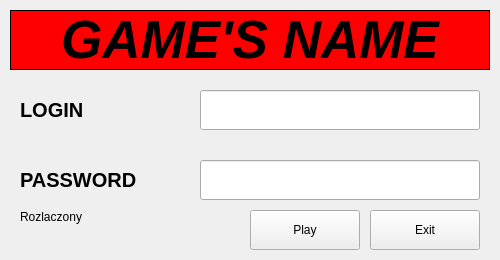
<?xml version="1.0" encoding="UTF-8"?>
<ui version="4.0">
 <class>MainWindow</class>
 <widget class="QMainWindow" name="MainWindow">
  <property name="geometry">
   <rect>
    <x>0</x>
    <y>0</y>
    <width>500</width>
    <height>260</height>
   </rect>
  </property>
  <property name="minimumSize">
   <size>
    <width>500</width>
    <height>260</height>
   </size>
  </property>
  <property name="maximumSize">
   <size>
    <width>500</width>
    <height>260</height>
   </size>
  </property>
  <property name="windowTitle">
   <string>Launcher</string>
  </property>
  <property name="windowOpacity">
   <double>1.000000000000000</double>
  </property>
  <widget class="QWidget" name="centralWidget">
   <widget class="QLineEdit" name="login">
    <property name="geometry">
     <rect>
      <x>200</x>
      <y>90</y>
      <width>280</width>
      <height>40</height>
     </rect>
    </property>
    <property name="font">
     <font>
      <pointsize>15</pointsize>
     </font>
    </property>
    <property name="inputMask">
     <string/>
    </property>
    <property name="text">
     <string/>
    </property>
    <property name="maxLength">
     <number>30</number>
    </property>
   </widget>
   <widget class="QLabel" name="label1">
    <property name="geometry">
     <rect>
      <x>10</x>
      <y>10</y>
      <width>480</width>
      <height>60</height>
     </rect>
    </property>
    <property name="palette">
     <palette>
      <active>
       <colorrole role="Base">
        <brush brushstyle="SolidPattern">
         <color alpha="255">
          <red>255</red>
          <green>255</green>
          <blue>255</blue>
         </color>
        </brush>
       </colorrole>
       <colorrole role="Window">
        <brush brushstyle="SolidPattern">
         <color alpha="255">
          <red>255</red>
          <green>0</green>
          <blue>0</blue>
         </color>
        </brush>
       </colorrole>
      </active>
      <inactive>
       <colorrole role="Base">
        <brush brushstyle="SolidPattern">
         <color alpha="255">
          <red>255</red>
          <green>255</green>
          <blue>255</blue>
         </color>
        </brush>
       </colorrole>
       <colorrole role="Window">
        <brush brushstyle="SolidPattern">
         <color alpha="255">
          <red>255</red>
          <green>0</green>
          <blue>0</blue>
         </color>
        </brush>
       </colorrole>
      </inactive>
      <disabled>
       <colorrole role="Base">
        <brush brushstyle="SolidPattern">
         <color alpha="255">
          <red>255</red>
          <green>0</green>
          <blue>0</blue>
         </color>
        </brush>
       </colorrole>
       <colorrole role="Window">
        <brush brushstyle="SolidPattern">
         <color alpha="255">
          <red>255</red>
          <green>0</green>
          <blue>0</blue>
         </color>
        </brush>
       </colorrole>
      </disabled>
     </palette>
    </property>
    <property name="font">
     <font>
      <pointsize>40</pointsize>
      <weight>75</weight>
      <italic>true</italic>
      <bold>true</bold>
      <underline>false</underline>
      <strikeout>false</strikeout>
      <stylestrategy>PreferAntialias</stylestrategy>
      <kerning>false</kerning>
     </font>
    </property>
    <property name="autoFillBackground">
     <bool>true</bool>
    </property>
    <property name="frameShape">
     <enum>QFrame::Box</enum>
    </property>
    <property name="text">
     <string notr="true">GAME'S NAME</string>
    </property>
    <property name="scaledContents">
     <bool>false</bool>
    </property>
    <property name="alignment">
     <set>Qt::AlignCenter</set>
    </property>
    <property name="textInteractionFlags">
     <set>Qt::NoTextInteraction</set>
    </property>
   </widget>
   <widget class="QLabel" name="label2">
    <property name="geometry">
     <rect>
      <x>20</x>
      <y>90</y>
      <width>150</width>
      <height>40</height>
     </rect>
    </property>
    <property name="font">
     <font>
      <pointsize>15</pointsize>
      <weight>75</weight>
      <italic>false</italic>
      <bold>true</bold>
     </font>
    </property>
    <property name="text">
     <string notr="true">LOGIN</string>
    </property>
    <property name="alignment">
     <set>Qt::AlignLeading|Qt::AlignLeft|Qt::AlignVCenter</set>
    </property>
   </widget>
   <widget class="QLabel" name="label3">
    <property name="geometry">
     <rect>
      <x>20</x>
      <y>160</y>
      <width>150</width>
      <height>40</height>
     </rect>
    </property>
    <property name="font">
     <font>
      <pointsize>15</pointsize>
      <weight>75</weight>
      <italic>false</italic>
      <bold>true</bold>
     </font>
    </property>
    <property name="text">
     <string notr="true">PASSWORD</string>
    </property>
    <property name="alignment">
     <set>Qt::AlignLeading|Qt::AlignLeft|Qt::AlignVCenter</set>
    </property>
   </widget>
   <widget class="QLineEdit" name="password">
    <property name="geometry">
     <rect>
      <x>200</x>
      <y>160</y>
      <width>280</width>
      <height>40</height>
     </rect>
    </property>
    <property name="font">
     <font>
      <pointsize>15</pointsize>
     </font>
    </property>
    <property name="inputMask">
     <string/>
    </property>
    <property name="text">
     <string/>
    </property>
    <property name="maxLength">
     <number>30</number>
    </property>
    <property name="echoMode">
     <enum>QLineEdit::Password</enum>
    </property>
   </widget>
   <widget class="QPushButton" name="exit">
    <property name="geometry">
     <rect>
      <x>370</x>
      <y>210</y>
      <width>110</width>
      <height>40</height>
     </rect>
    </property>
    <property name="text">
     <string>Exit</string>
    </property>
   </widget>
   <widget class="QPushButton" name="play">
    <property name="geometry">
     <rect>
      <x>250</x>
      <y>210</y>
      <width>110</width>
      <height>40</height>
     </rect>
    </property>
    <property name="text">
     <string>Play</string>
    </property>
   </widget>
   <widget class="QLabel" name="label4">
    <property name="geometry">
     <rect>
      <x>20</x>
      <y>210</y>
      <width>220</width>
      <height>40</height>
     </rect>
    </property>
    <property name="text">
     <string>Rozlaczony</string>
    </property>
    <property name="alignment">
     <set>Qt::AlignLeading|Qt::AlignLeft|Qt::AlignTop</set>
    </property>
   </widget>
  </widget>
 </widget>
 <layoutdefault spacing="6" margin="11"/>
 <resources/>
 <connections>
  <connection>
   <sender>exit</sender>
   <signal>clicked()</signal>
   <receiver>MainWindow</receiver>
   <slot>close()</slot>
   <hints>
    <hint type="sourcelabel">
     <x>424</x>
     <y>229</y>
    </hint>
    <hint type="destinationlabel">
     <x>249</x>
     <y>129</y>
    </hint>
   </hints>
  </connection>
 </connections>
</ui>
